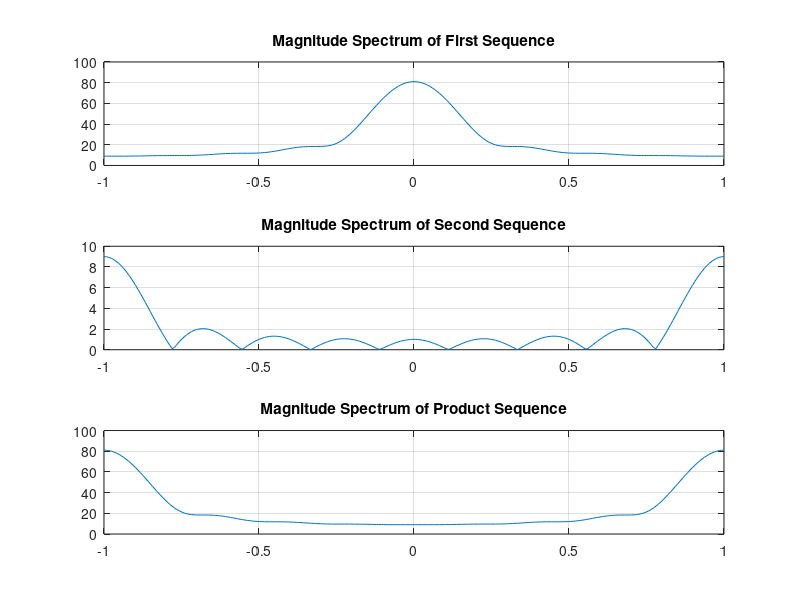

This figure's MATLAB source:
% Program P3_5
% Modulation Property of DTFT
clf;
w = -pi:2*pi/255:pi;
x1 = [1 3 5 7 9 11 13 15 17];
x2 = [1 -1 1 -1 1 -1 1 -1 1];
y = x1.*x2;
h1 = freqz(x1, 1, w);
h2 = freqz(x2, 1, w);
h3 = freqz(y,1,w);
subplot(3,1,1)
plot(w/pi,abs(h1));grid
title('Magnitude Spectrum of First Sequence')
subplot(3,1,2)
plot(w/pi,abs(h2));grid
title('Magnitude Spectrum of Second Sequence')
subplot(3,1,3)
plot(w/pi,abs(h3));grid
title('Magnitude Spectrum of Product Sequence')
